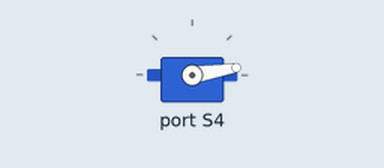
Recording of a program running on a simulated BBC micro:bit running MicroPython. Parts: servo. Servo angles are drawn from the pulse width (0.5 ms = 0°, 2.5 ms = 180°); library files of the repository ran but are not shown: PCA9685.py, servo.py; what the program prints to the serial console is not drawn.

Above: at 2.05 s.
At 4.0 s:
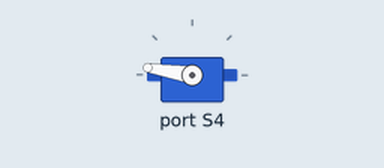
Timing chart, 0 to 6.7 s (numbered marks = the images above):
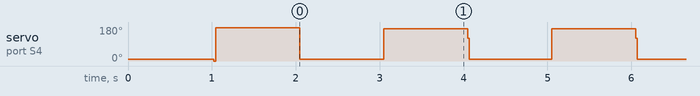

The program:

main.py
```python
from microbit import sleep, i2c
from PCA9685 import *
from servo import *

# Initialise the PCA9685 using the default address (0x40).
pwm = PCA9685.PCA9685(i2c)

# Configure min and max servo pulse lengths (will need to adjust for different servos)
servo_min = 150  # Min pulse length out of 4096
servo_max = 600  # Max pulse length out of 4096:

# Set frequency to 60hz, good for servos.
pwm.set_pwm_freq(60)

print('Moving servo on channel 0, press Ctrl-C to quit...')

# Move servo on channel O between extremes.
pwm.set_pwm(0, 0, servo_min)
sleep(1000)
pwm.set_pwm(0, 0, servo_max)
sleep(1000)

# Use servo helper class to move channel 0 by degrees
s0 = Servos(i2c)
while True:
    s0.position(0, 0)
    sleep(1000)
    s0.position(0, 180)
    sleep(1000)
    # s0.release(0)
```
